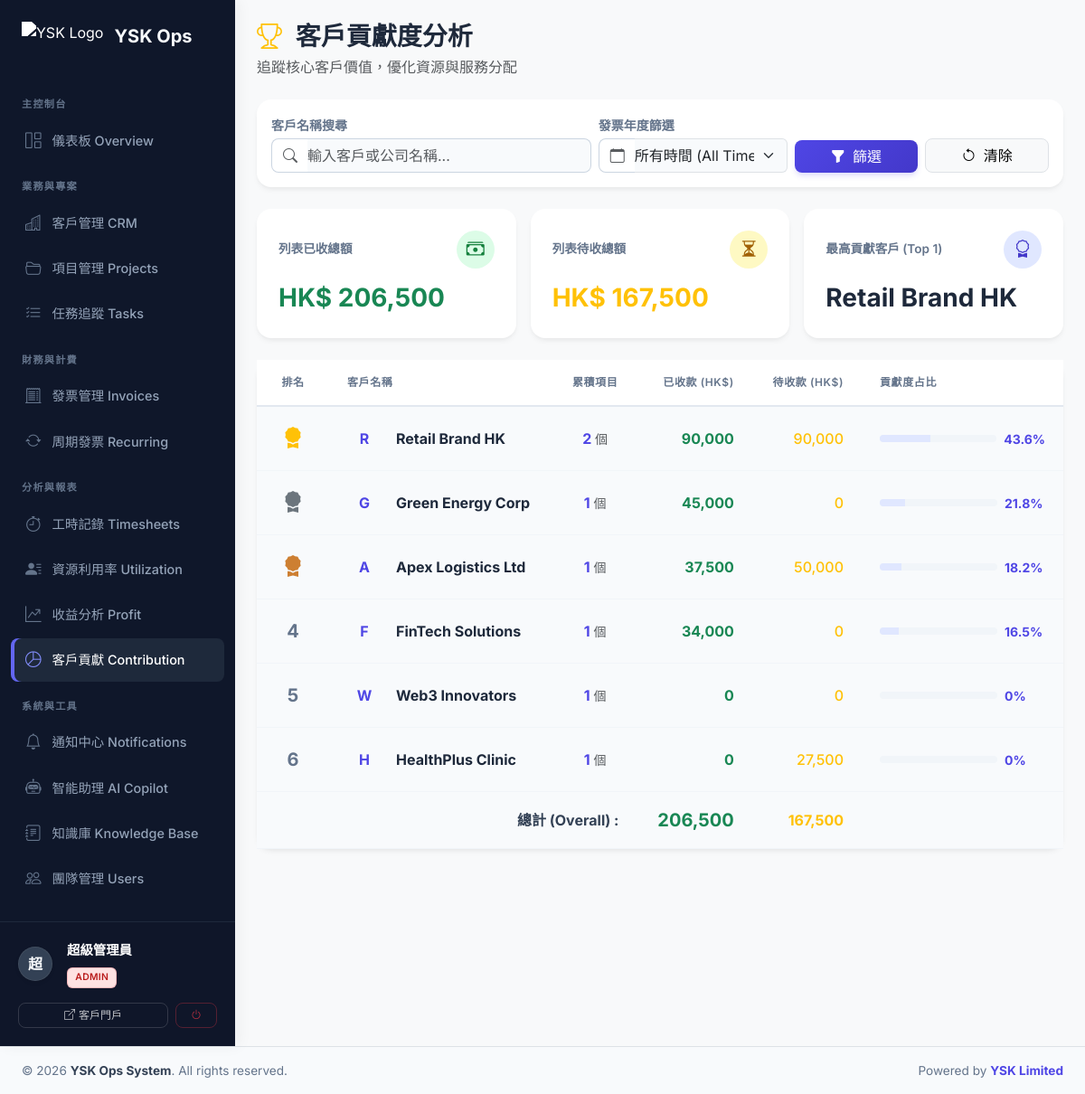
The app's page /client_contribution.php (signed in) with its own data.
### tables this page shows
CREATE TABLE clients (
    id INT AUTO_INCREMENT PRIMARY KEY,
    company_name VARCHAR(150) NOT NULL,
    contact_person VARCHAR(100),
    email VARCHAR(100),
    phone VARCHAR(20),
    address TEXT,
    notes TEXT,
    status ENUM('active', 'inactive', 'lead') DEFAULT 'active',
    created_at TIMESTAMP DEFAULT CURRENT_TIMESTAMP,
    updated_at TIMESTAMP DEFAULT CURRENT_TIMESTAMP ON UPDATE CURRENT_TIMESTAMP,
    FULLTEXT KEY ft_clients (company_name, contact_person, email, notes)
);

### includes/db.php (called while the page is built, shortened)
<?php
function get_db_connection() {
    static $pdo = null;
    if ($pdo === null) {
        try {
            $dsn = "mysql:host=" . DB_HOST . ";dbname=" . DB_NAME . ";charset=" . DB_CHAR;
            $pdo = new PDO($dsn, DB_USER, DB_PASS, [
                PDO::ATTR_ERRMODE => PDO::ERRMODE_EXCEPTION,
                PDO::ATTR_DEFAULT_FETCH_MODE => PDO::FETCH_ASSOC,
                PDO::ATTR_EMULATE_PREPARES => false,
            ]);
        } catch (PDOException $e) {
            die("Database connection failed: " . $e->getMessage() . "<br>Please check config.php and run database.sql first.");
        }
    }
    return $pdo;
}
function db_query($sql, $params = []) {
    $pdo = get_db_connection();
    $stmt = $pdo->prepare($sql);
    $stmt->execute($params);
    return $stmt;
}
function db_fetch_all($sql, $params = []) {
    return db_query($sql, $params)->fetchAll();
}
?>

### client_contribution.php (the view, shortened to what this page needs)
<?php
require_once 'includes/db.php';
$search = trim($_GET['search'] ?? '');
$search_clause = "";
$params = [];
$year_clause = "";
$sql = "
    SELECT c.*,
           (SELECT COUNT(*) FROM projects WHERE client_id = c.id) as project_count,
           (SELECT COALESCE(SUM(total_amount),0) FROM invoices WHERE client_id = c.id AND status = 'paid' $year_clause) as total_revenue,
           (SELECT COALESCE(SUM(total_amount),0) FROM invoices WHERE client_id = c.id AND status IN ('draft', 'sent', 'overdue') $year_clause) as pending_revenue
    FROM clients c
    WHERE c.status = 'active' $search_clause
    ORDER BY total_revenue DESC
";
$clients = db_fetch_all($sql, $params);
$total_all_revenue = array_sum(array_column($clients, 'total_revenue'));
$total_all_pending = array_sum(array_column($clients, 'pending_revenue'));
$top_client = !empty($clients) && $clients[0]['total_revenue'] > 0 ? $clients[0] : null;
?>
<?php include 'includes/header.php'; ?>
<div class="d-flex">
    <?php include 'includes/sidebar.php'; ?>
    <div class="flex-grow-1 p-4">
        <div class="d-flex justify-content-between align-items-center mb-4">
            <div>
                <h2 class="h3 fw-bold mb-1 text-slate-800">
                    <i class="bi bi-trophy me-2 text-warning"></i> 客戶貢獻度分析
                </h2>
                <p class="text-muted mb-0 d-none d-md-block">
                    追蹤核心客戶價值，優化資源與服務分配
                </p>
            </div>
        </div>
        <div class="card mb-4 border-0 shadow-sm">
            <div class="card-body">
                <form method="GET" class="row g-2 align-items-end">
                    <div class="col-md-5">
                        <label class="form-label text-slate-500 fw-semibold small mb-1">客戶名稱搜尋</label>
                        <div class="input-group">
                            <span class="input-group-text bg-white text-muted border-end-0"><i class="bi bi-search"></i></span>
                            <input type="text" name="search" class="form-control border-start-0 ps-0 shadow-none" value="<?= htmlspecialchars($search) ?>" placeholder="輸入客戶或公司名稱...">
                        </div>
                    </div>
                    <div class="col-md-3">
                        <label class="form-label text-slate-500 fw-semibold small mb-1">發票年度篩選</label>
                        <div class="input-group">
                            <span class="input-group-text bg-white text-muted border-end-0"><i class="bi bi-calendar"></i></span>
                            <select name="year" class="form-select border-start-0 ps-0 shadow-none" onchange="this.form.submit()">
                                <option value="">所有時間 (All Time)</option>
                            </select>
                        </div>
                    </div>
                    <div class="col-md-2">
                        <button type="submit" class="btn btn-primary w-100"><i class="bi bi-funnel-fill me-1"></i> 篩選</button>
                    </div>
                    <div class="col-md-2 text-end">
                        <a href="client_contribution.php" class="btn btn-light w-100 border"><i class="bi bi-arrow-counterclockwise me-1"></i> 清除</a>
                    </div>
                </form>
            </div>
        </div>
        <div class="row g-3 mb-4">
            <div class="col-md-4">
                <div class="card stat-card h-100 border-0 shadow-sm">
                    <div class="card-body p-4">
                        <div class="d-flex justify-content-between align-items-center mb-3">
                            <h6 class="text-slate-500 fw-semibold mb-0" style="font-size: 0.85rem;">列表已收總額</h6>
                            <div class="bg-success bg-opacity-10 text-success rounded-circle d-flex align-items-center justify-content-center" style="width: 42px; height: 42px;">
                                <i class="bi bi-cash-stack fs-5"></i>
                            </div>
                        </div>
                        <h3 class="fw-bold text-success mb-1">HK$ <?= number_format($total_all_revenue, 0) ?></h3>
                    </div>
                </div>
            </div>
            <div class="col-md-4">
                <div class="card stat-card h-100 border-0 shadow-sm">
                    <div class="card-body p-4">
                        <div class="d-flex justify-content-between align-items-center mb-3">
                            <h6 class="text-slate-500 fw-semibold mb-0" style="font-size: 0.85rem;">列表待收總額</h6>
                            <div class="bg-warning bg-opacity-10 text-warning rounded-circle d-flex align-items-center justify-content-center" style="width: 42px; height: 42px;">
                                <i class="bi bi-hourglass-split fs-5"></i>
                            </div>
                        </div>
                        <h3 class="fw-bold text-warning mb-1">HK$ <?= number_format($total_all_pending, 0) ?></h3>
                    </div>
                </div>
            </div>
            <div class="col-md-4">
                <div class="card stat-card h-100 border-0 shadow-sm">
                    <div class="card-body p-4">
                        <div class="d-flex justify-content-between align-items-center mb-3">
                            <h6 class="text-slate-500 fw-semibold mb-0" style="font-size: 0.85rem;">最高貢獻客戶 (Top 1)</h6>
                            <div class="bg-primary bg-opacity-10 text-primary rounded-circle d-flex align-items-center justify-content-center" style="width: 42px; height: 42px;">
                                <i class="bi bi-award fs-5"></i>
                            </div>
                        </div>
                        <h3 class="fw-bold text-slate-800 mb-1 text-truncate" style="max-width: 100%;" title="<?= htmlspecialchars($top_client['company_name'] ?? '無') ?>">
                            <?= $top_client ? htmlspecialchars($top_client['company_name']) : '-' ?>
                        </h3>
                    </div>
                </div>
            </div>
        </div>
        <div class="card border-0 shadow-sm mb-4">
            <div class="card-body p-0">
                <div class="table-responsive">
                    <table class="table table-hover align-middle mb-0">
                        <thead>
                            <tr>
                                <th width="80" class="text-center">排名</th>
                                <th>客戶名稱</th>
                                <th class="text-center">累積項目</th>
                                <th class="text-end">已收款 (HK$)</th>
                                <th class="text-end">待收款 (HK$)</th>
                                <th width="25%">貢獻度占比</th>
                            </tr>
                        </thead>
                        <tbody>
                            <?php $rank = 1; foreach ($clients as $c):
                                $contribution = $total_all_revenue > 0 ? round(($c['total_revenue'] / $total_all_revenue) * 100, 1) : 0;
                                $avatar_char = mb_substr($c['company_name'] ?? 'C', 0, 1, 'UTF-8');
                                $rank_html = "<strong>{$rank}</strong>";
                                if ($rank == 1) $rank_html = "<i class='bi bi-award-fill fs-4 text-warning' title='Top 1'></i>";
                                elseif ($rank == 2) $rank_html = "<i class='bi bi-award-fill fs-4 text-secondary' title='Top 2'></i>";
                                elseif ($rank == 3) $rank_html = "<i class='bi bi-award-fill fs-4' style='color: #cd7f32;' title='Top 3'></i>";
                            ?>
                            <tr>
                                <td class="text-center text-slate-500 fs-5"><?= $rank_html ?></td>
                                <td>
                                    <div class="d-flex align-items-center">
                                        <div class="bg-indigo bg-opacity-10 text-indigo rounded-circle d-flex align-items-center justify-content-center me-3" style="width: 38px; height: 38px;">
                                            <span class="fw-bold fs-6"><?= htmlspecialchars($avatar_char) ?></span>
                                        </div>
                                        <span class="fw-bold text-slate-800"><?= htmlspecialchars($c['company_name'] ?? '') ?></span>
                                    </div>
                                </td>
                                <td class="text-center">
                                    <div class="fw-bold text-indigo fs-6"><?= $c['project_count'] ?> <span class="text-muted small fw-normal">個</span></div>
                                </td>
                                <td class="text-end fw-bold text-success fs-6">
                                    <?= number_format($c['total_revenue'], 0) ?>
                                </td>
                                <td class="text-end text-warning fw-medium">
                                    <?= number_format($c['pending_revenue'], 0) ?>
                                </td>
                                <td class="pe-4">
                                    <div class="d-flex align-items-center gap-2">
                                        <div class="progress flex-grow-1" style="height: 8px; border-radius: 4px; background-color: #f1f5f9;">
                                            <div class="progress-bar bg-primary" style="width: <?= $contribution ?>%"></div>
                                        </div>
                                        <small class="fw-bold text-primary" style="min-width: 45px;"><?= $contribution ?>%</small>
                                    </div>
                                </td>
                            </tr>
                            <?php $rank++; endforeach; ?>
                        </tbody>
                        <tfoot class="bg-light">
                            <tr>
                                <td colspan="3" class="text-end fw-bold text-slate-700 py-3">總計 (Overall) :</td>
                                <td class="text-end fw-bold text-success fs-5 py-3"><?= number_format($total_all_revenue, 0) ?></td>
                                <td class="text-end fw-bold text-warning fs-6 py-3"><?= number_format($total_all_pending, 0) ?></td>
                                <td class="pe-4"></td>
                            </tr>
                        </tfoot>
                    </table>
                </div>
            </div>
        </div>
    </div>
</div>
<?php include 'includes/footer.php'; ?>

### css/style.css (style rules this page uses)
:root { --bs-primary: #4f46e5; --bs-primary-rgb: 79, 70, 229; --bs-body-bg: #f8fafc; --bs-body-font-family: 'Inter', 'Noto Sans TC', system-ui, sans-serif; }
body { background-color: var(--bs-body-bg); font-family: var(--bs-body-font-family); color: #334155; -webkit-font-smoothing: antialiased; }
.text-slate-500 { color: #64748b !important; }
.text-slate-700 { color: #334155 !important; }
.text-slate-800 { color: #1e293b !important; }
.text-indigo { color: #4f46e5 !important; }
.card { border: none !important; border-radius: 16px !important; box-shadow: 0 4px 6px -1px rgba(0, 0, 0, 0.05), 0 2px 4px -1px rgba(0, 0, 0, 0.03) !important; background-color: #ffffff; }
.stat-card { transition: transform 0.3s cubic-bezier(0.4, 0, 0.2, 1), box-shadow 0.3s cubic-bezier(0.4, 0, 0.2, 1); }
.btn { border-radius: 8px !important; font-weight: 500; }
.btn-primary { background: linear-gradient(135deg, #4f46e5 0%, #4338ca 100%) !important; border: none !important; box-shadow: 0 4px 6px -1px rgba(79, 70, 229, 0.2); }
.table { margin-bottom: 0; }
.table > :not(caption) > * > * { padding: 1rem 1.25rem !important; border-bottom: 1px solid #f1f5f9 !important; vertical-align: middle; }
.table th, .table thead.table-dark th { background-color: #ffffff !important; color: #64748b !important; font-weight: 600 !important; text-transform: uppercase; font-size: 0.75rem; letter-spacing: 0.05em; border-bottom: 2px solid #e2e8f0 !important; }
.table-hover tbody tr { transition: background-color 0.2s ease; }
.bg-success { background-color: #dcfce7 !important; color: #15803d !important; }
.bg-warning { background-color: #fef9c3 !important; color: #a16207 !important; }
.bg-primary { background-color: #e0e7ff !important; color: #4338ca !important; }
.input-group-text { border-radius: 8px 0 0 8px !important; border-color: #cbd5e1; }
.input-group .form-control { border-radius: 0 8px 8px 0 !important; border-color: #cbd5e1; }

### records on screen
clients: company_name "Retail Brand HK", company_name "R", project_count "2", total_revenue "90,000", pending_revenue "90,000", contribution "43.6"
clients: company_name "G", company_name "Green Energy Corp", project_count "1", total_revenue "45,000", pending_revenue "0", contribution "21.8"
clients: company_name "A", company_name "Apex Logistics Ltd", project_count "1", total_revenue "37,500", pending_revenue "50,000", contribution "18.2"
clients: company_name "F", company_name "FinTech Solutions", project_count "1", total_revenue "34,000", pending_revenue "0", contribution "16.5"
clients: company_name "W", company_name "Web3 Innovators", project_count "1", total_revenue "0", pending_revenue "0", contribution "0"
clients: company_name "H", company_name "HealthPlus Clinic", project_count "1", total_revenue "0", pending_revenue "27,500", contribution "0"

### other values on screen
$avatar_char "超"
$user_name "超級管理員"
$user_role "ADMIN"
$total_all_revenue "206,500"
$total_all_pending "167,500"
